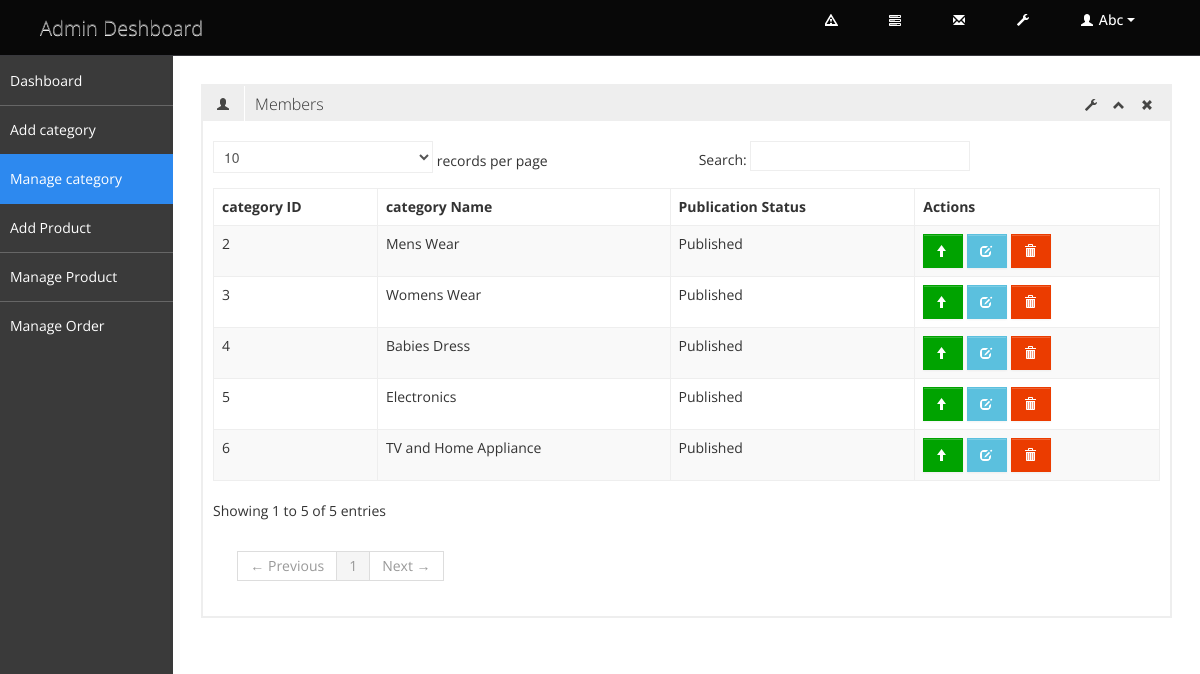
The page /admin/manage_category.php (signed in) on the database its author committed.
### tables this page shows
CREATE TABLE `tbl_category` (
  `category_id` int(3) NOT NULL,
  `category_name` varchar(30) NOT NULL,
  `category_description` text NOT NULL,
  `publication_status` tinyint(1) NOT NULL,
  `deletion_status` tinyint(1) NOT NULL DEFAULT 1
);

### admin/manage_category.php (called while the page is built, shortened)
<?php
	include 'admin_deshboard.php';
?>

### classes/admin.php (called while the page is built, shortened)
<?php
	class Admin{
		public function __construct()
		{
			$host_name="localhost";
			$user_name="root";
			$password="";
			$db_name="db_ecommerce_using_raw_php";
			$connection=mysqli_connect($host_name, $user_name, $password);
			if($connection)
			{
				$db_select= mysqli_select_db($connection, $db_name);
				if($db_select)
					{
						return $connection;
					}
				else
					{
						die("Database selection failed".mysqli_error($connection));
					}
			}
			else
				{
					die("Database server connection failed".mysqli_error($connection));
				}
		}
	function select_all_category_info()
	{
		$connection=$this-> __construct();
		$sql="SELECT * FROM tbl_category WHERE deletion_status=1";
		if(mysqli_query($connection, $sql))
		{
			$result=mysqli_query($connection, $sql);
			return $result;
		}
		else
		{
			die("Query Problem".mysqli_error($connection));
		}
	}
	}
?>

### admin/pages/manage_category_content.php (the view, shortened to what this page needs)
<?php
	require '../classes/admin.php';
	$obj_admin=new Admin();
	$query_result=$obj_admin->select_all_category_info();
?>
<div class="row-fluid sortable">
				<div class="box span12">
					<div class="box-header" data-original-title>
						<h2><i class="halflings-icon user"></i><span class="break"></span>Members</h2>
						<div class="box-icon">
							<a href="#" class="btn-setting"><i class="halflings-icon wrench"></i></a>
							<a href="#" class="btn-minimize"><i class="halflings-icon chevron-up"></i></a>
							<a href="#" class="btn-close"><i class="halflings-icon remove"></i></a>
						</div>
					</div>
					<div class="box-content">
						<h2><?php
						?></h2>
						<table class="table table-striped table-bordered bootstrap-datatable datatable">
						  <thead>
							  <tr>
								  <th>category ID</th>
								  <th>category Name</th>
								  <th>Publication Status</th>
								  <th>Actions</th>
							  </tr>
						  </thead>
						  <tbody>
						  <?php while($category_info=mysqli_fetch_assoc($query_result)){?>
							<tr>
								<td><?php echo $category_info['category_id'];?></td>
								<td class="center"><?php echo $category_info['category_name'];?></td>
								<td class="center">
									<?php
										if($category_info['publication_status']==1){
											echo "Published";
										}
										else
										{
											echo "Unpublished";
										}
									?>
								</td>
								<td class="center">
									<?php if($category_info['publication_status']==1){?>
										<a class="btn btn-success" href="?p_status=unpublished&category_id=<?php echo $category_info['category_id']?>" title="Published">
											<i class="halflings-icon white arrow-up"></i>
										</a>
									<?php } else {?>
									<a class="btn btn-success" href="?p_status=published&category_id=<?php echo $category_info['category_id']?>" title="Unublished">
											<i class="halflings-icon white arrow-down"></i>
										</a>
									<?php } ?>
									<a class="btn btn-info" href="edit_category.php?category_id=<?php echo $category_info['category_id']; ?>" title="Edit">
										<i class="halflings-icon white edit"></i>
									</a>
									<a class="btn btn-danger" href="?p_status=delete&category_id=<?php echo $category_info['category_id']; ?>" onClick="checkDelete();" title="Delete">
										<i class="halflings-icon white trash"></i>
									</a>
								</td>
							</tr>
						  <?php } ?>
						  </tbody>
					  </table>
					</div>
				</div>
			</div>

### admin/css/style.css (style rules this page uses)
body { background: #F5F5F5; color: #333; border: none; font-family: 'Open Sans', sans-serif; font-weight: 400; }
a { color: #646464; }
h2 { font-size: 16px; line-height: 16px; }
.box { border: 2px solid #eee; background: #fff !important; margin-bottom: 28px; }
.box-header { height: 16px; font-size: 16px; line-height: 16px; padding: 10px; background: #eee; -webkit-box-shadow: none; -moz-box-shadow: none; box-shadow: none; overflow: hidden; }
.box-header h2 { float:left; margin-top: 0px; font-weight: 300; }
.box-header h2 i { margin: 0px 3px 0px 4px; opacity: .8; filter: alpha(opacity=80); -ms-filter:"progid:DXImageTransform.Microsoft.Alpha(Opacity=80)"; }
.box-header .box-icon { float:right; margin-top: 1px; }
.box-header .box-icon i { -webkit-transition: all 0.1s ease-in-out; -moz-transition: all 0.1s ease-in-out; -o-transition: all 0.1s ease-in-out; -ms-transition: all 0.1s ease-in-out; transition: all 0.1s ease-in-out; opacity: .8; filter: alpha(opacity=80); -ms-filter:"progid:DXImageTransform.Microsoft.Alpha(Opacity=80)"; }
.box-header .box-icon a { margin: 0px 5px; }
.box-content { position: relative; z-index: 50; margin-top: -1px; padding: 10px; background: #fff !important; }
.btn { display: inline-block; padding: 6px 12px; margin-bottom: 0; font-size: 14px; font-weight: 500; line-height: 20px; text-align: center; white-space: nowrap; vertical-align: middle; cursor: pointer; border: 1px solid #a7a9aa; -webkit-border-radius: 0px !important; border-radius: 0px !important; }
.btn i { margin-top: 2px; }
.btn { color: #ffffff; background-color: #a7a9aa; border-color: #a7a9aa; background-image: none; filter: none; text-shadow: none; }
.btn-danger { background-color: #EB3C00; border-color: #EB3C00; }
.btn-success { background-color: #00A300; border-color: #00A300; }
.btn-info { background-color: #5bc0de; border-color: #5bc0de; }
.table th, .table td { border-top: 1px solid #eee; }
.table-bordered { border-color: #eee; -webkit-border-radius: 0px !important; -moz-border-radius: 0px !important; border-radius: 0px !important; }
.table-bordered th, .table-bordered td { border-left: 1px solid #eee; }
.table-bordered thead:first-child tr:first-child > th:first-child, .table-bordered tbody:first-child tr:first-child > td:first-child, .table-bordered tbody:first-child tr:first-child > th:first-child { -webkit-border-radius: 0px !important; -moz-border-radius: 0px !important; border-radius: 0px !important; }
.table-bordered thead:first-child tr:first-child > th:last-child, .table-bordered tbody:first-child tr:first-child > td:last-child, .table-bordered tbody:first-child tr:first-child > th:last-child { -webkit-border-radius: 0px !important; -moz-border-radius: 0px !important; border-radius: 0px !important; }
.table-bordered thead:last-child tr:last-child > th:first-child, .table-bordered tbody:last-child tr:last-child > td:first-child, .table-bordered tbody:last-child tr:last-child > th:first-child, .table-bordered tfoot:last-child tr:last-child > td:first-child, .table-bordered tfoot:last-child tr:last-child > th:first-child { -webkit-border-radius: 0px !important; -moz-border-radius: 0px !important; border-radius: 0px !important; }
.table-bordered thead:last-child tr:last-child > th:last-child, .table-bordered tbody:last-child tr:last-child > td:last-child, .table-bordered tbody:last-child tr:last-child > th:last-child, .table-bordered tfoot:last-child tr:last-child > td:last-child, .table-bordered tfoot:last-child tr:last-child > th:last-child { -webkit-border-radius: 0px !important; -moz-border-radius: 0px !important; border-radius: 0px !important; }

### admin/css/halflings.css (style rules this page uses)
html, html .halflings { -webkit-font-smoothing: antialiased !important; }
.halflings-icon { display: inline-block; width: 14px; height: 14px; line-height: 14px; vertical-align: text-top; background-image: url(../img/glyphicons_halflings.svg); background-position: 0 0; background-repeat: no-repeat; vertical-align: top; *display: inline; *zoom: 1; *margin-right: .3em; }
.halflings-icon.white { background-image: url(../img/glyphicons_halflings-white.svg); }
.halflings-icon.user { background-position: -168px 0; }
.halflings-icon.remove { background-position: -312px 0; }
.halflings-icon.trash { background-position: -456px 0; }
.halflings-icon.edit { background-position: -96px -72px; }
.halflings-icon.arrow-up { background-position: -289px -96px; }
.halflings-icon.chevron-up { background-position: -288px -120px; }
.halflings-icon.wrench { background-position: -360px -144px; }

### rows shown on the page
tbl_category: category_id "2", category_name "Mens Wear", publication_status "Published"
tbl_category: category_id "3", category_name "Womens Wear", publication_status "Published"
tbl_category: category_id "4", category_name "Babies Dress", publication_status "Published"
tbl_category: category_id "5", category_name "Electronics", publication_status "Published"
tbl_category: category_id "6", category_name "TV and Home Appliance", publication_status "Published"

### other values the page prints
$_SESSION['admin_name'] "Abc"
